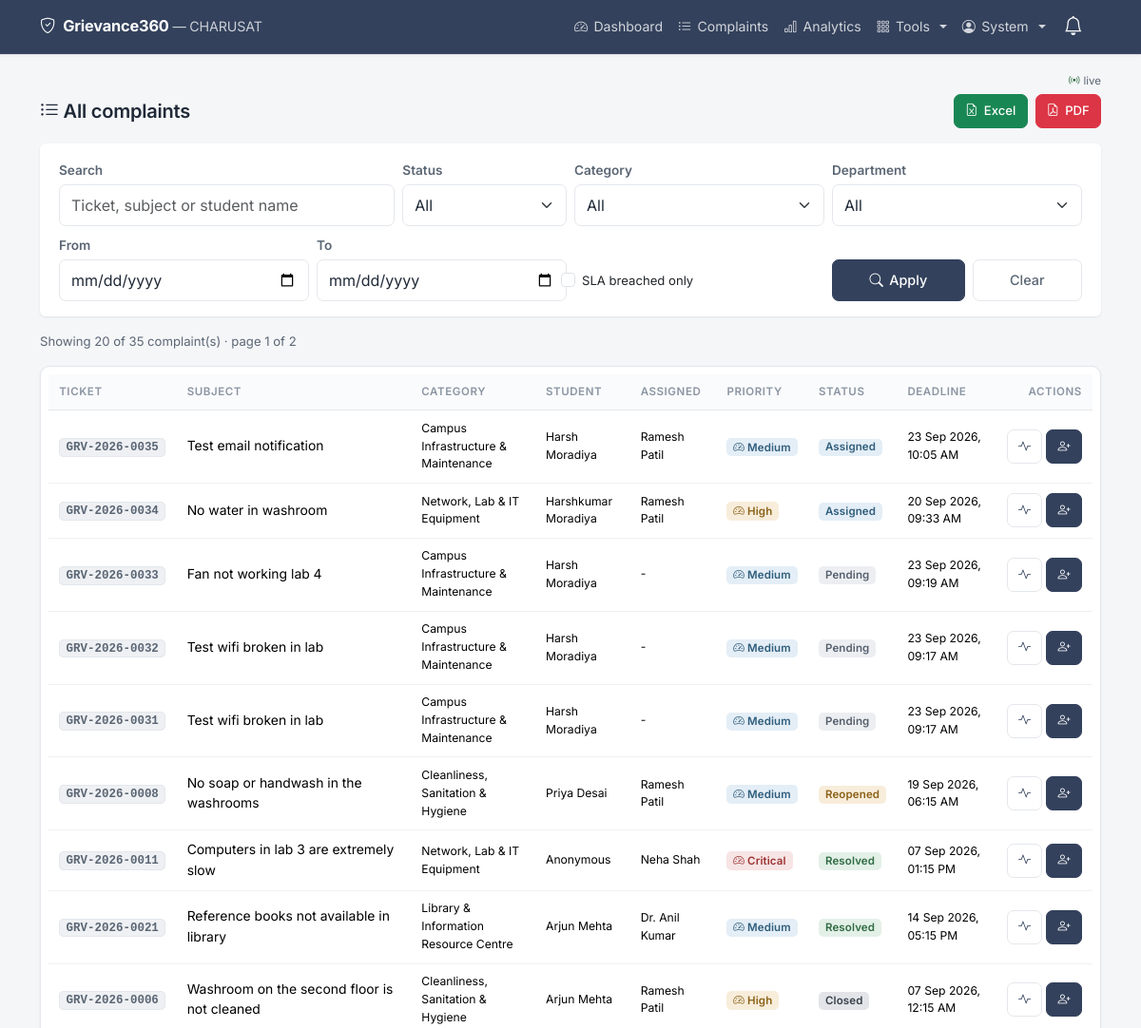
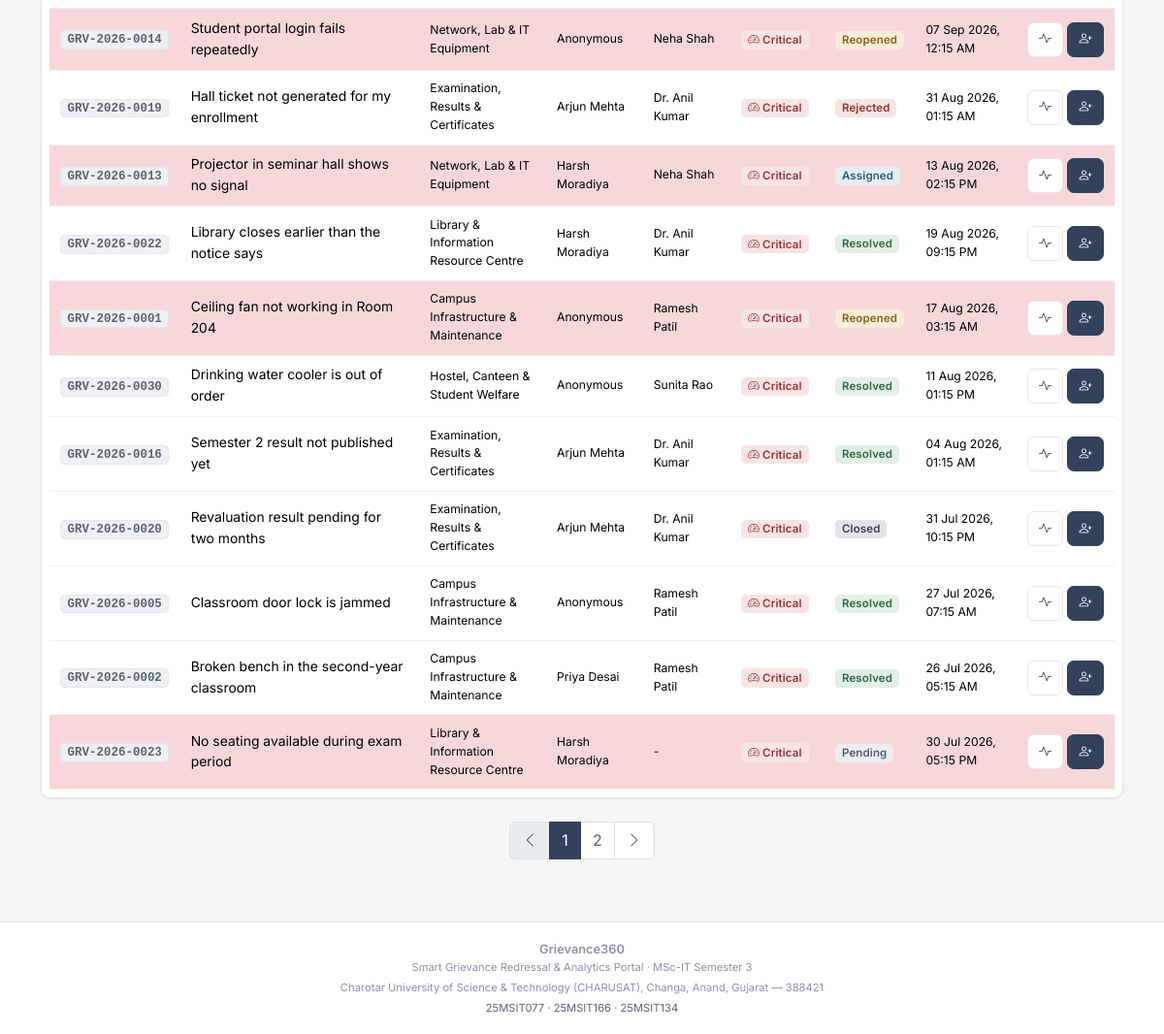
The page /admin/complaints (signed in) on the database its author committed (2 pictures, top to bottom).
### tables this page shows
CREATE TABLE users (
    id             INTEGER PRIMARY KEY AUTOINCREMENT,
    name           TEXT NOT NULL,
    email          TEXT NOT NULL UNIQUE,
    password_hash  TEXT NOT NULL,
    role           TEXT NOT NULL DEFAULT 'student'
                   CHECK (role IN ('student','staff','admin')),
    department_id  INTEGER,
    enrollment_no  TEXT,
    phone          TEXT,
    is_active      INTEGER NOT NULL DEFAULT 1,
    reset_token    TEXT,
    reset_expires  TEXT,
    created_at     TEXT NOT NULL, photo TEXT, program TEXT, student_department TEXT, semester TEXT,
    FOREIGN KEY (department_id) REFERENCES departments(id)
);

CREATE TABLE complaints (
    id             INTEGER PRIMARY KEY AUTOINCREMENT,
    ticket_code    TEXT NOT NULL UNIQUE,
    user_id        INTEGER NOT NULL,
    category_id    INTEGER NOT NULL,
    department_id  INTEGER,
    assigned_to    INTEGER,
    subject        TEXT NOT NULL,
    description    TEXT NOT NULL,
    attachment     TEXT,
    is_anonymous   INTEGER NOT NULL DEFAULT 0,
    status         TEXT NOT NULL DEFAULT 'Pending',
    priority_score INTEGER NOT NULL DEFAULT 0,
    reopen_count   INTEGER NOT NULL DEFAULT 0,
    created_at     TEXT NOT NULL,
    updated_at     TEXT NOT NULL,
    deadline       TEXT NOT NULL,
    resolved_at    TEXT,
    FOREIGN KEY (user_id)       REFERENCES users(id),
    FOREIGN KEY (category_id)   REFERENCES categories(id),
    FOREIGN KEY (department_id) REFERENCES departments(id),
    FOREIGN KEY (assigned_to)   REFERENCES users(id)
);

CREATE TABLE categories (
    id              INTEGER PRIMARY KEY AUTOINCREMENT,
    name            TEXT NOT NULL UNIQUE,
    department_id   INTEGER,
    sla_days        INTEGER NOT NULL DEFAULT 7,
    priority_weight INTEGER NOT NULL DEFAULT 1,
    created_at      TEXT NOT NULL,
    FOREIGN KEY (department_id) REFERENCES departments(id)
);

### app.py (the view)
@app.route("/admin/complaints")
@login_required
@role_required("admin")
def admin_complaints():
    filters = _read_filters()
    where_sql, params = _build_where(filters)
    total = db.query_one(
        "SELECT COUNT(*) AS n FROM complaints c "
        "JOIN categories cat ON cat.id = c.category_id "
        "JOIN users u ON u.id = c.user_id " + where_sql, params)["n"]
    page = max(1, filters["page"])
    pages = max(1, (total + config.PAGE_SIZE - 1) // config.PAGE_SIZE)
    page = min(page, pages)
    offset = (page - 1) * config.PAGE_SIZE
    rows = db.query_all(
        "SELECT c.*, cat.name AS category_name, cat.priority_weight, "
        "       d.name AS department_name, u.name AS student_name, "
        "       s.name AS assigned_name "
        "FROM complaints c "
        "JOIN categories cat      ON cat.id = c.category_id "
        "LEFT JOIN departments d  ON d.id   = c.department_id "
        "JOIN users u             ON u.id   = c.user_id "
        "LEFT JOIN users s        ON s.id   = c.assigned_to "
        + where_sql +
        " ORDER BY c.created_at DESC LIMIT %s OFFSET %s",
        params + [config.PAGE_SIZE, offset],
    )
    for item in rows:
        item["live_score"] = helpers.priority_score(
            item["priority_weight"], item["created_at"], item["reopen_count"])
    return render_template(
        "admin/complaints.html",
        complaints=rows,
        categories=db.query_all("SELECT id, name FROM categories ORDER BY name"),
        departments=db.query_all("SELECT id, name FROM departments ORDER BY name"),
        filters=filters, page=page, pages=pages, total=total,
    )

### templates/admin/complaints.html (shortened to what this page needs)
{% extends "base.html" %}
{% from "partials/_macros.html" import complaint_card, empty_state,
   priority_badge with context %}
{% block content %}
<div class="d-flex flex-wrap justify-content-between align-items-center gap-2 mb-3">
  <h4 class="mb-0"><i class="bi bi-list-ul"></i> All complaints</h4>
  <div class="d-flex gap-2">
    <a class="btn btn-sm btn-success"
       href="{{ url_for('export_excel', **request.args) }}">
      <i class="bi bi-file-earmark-excel"></i> Excel</a>
    <a class="btn btn-sm btn-danger" target="_blank" rel="noopener"
       href="{{ url_for('export_pdf', **request.args) }}">
      <i class="bi bi-file-earmark-pdf"></i> PDF</a>
  </div>
</div>
<div class="accordion mb-3" id="filterAccordion">
  <div class="accordion-item border-0 ge-card">
    <div id="filterBody" class="accordion-collapse collapse d-md-block">
      <div class="accordion-body">
        <form method="GET" class="row g-2">
          <div class="col-12 col-md-4">
            <label for="q" class="form-label small mb-1">Search</label>
            <input type="search" class="form-control" id="q" name="q"
                   value="{{ filters.q }}"
                   placeholder="Ticket, subject or student name">
          </div>
          <div class="col-6 col-md-2">
            <label for="status" class="form-label small mb-1">Status</label>
            <select class="form-select" id="status" name="status">
              <option value="">All</option>
            </select>
          </div>
          <div class="col-6 col-md-3">
            <label for="category_id" class="form-label small mb-1">Category</label>
            <select class="form-select" id="category_id" name="category_id">
              <option value="">All</option>
            </select>
          </div>
          <div class="col-6 col-md-3">
            <label for="department_id" class="form-label small mb-1">Department</label>
            <select class="form-select" id="department_id" name="department_id">
              <option value="">All</option>
            </select>
          </div>
          <div class="col-6 col-md-3">
            <label for="date_from" class="form-label small mb-1">From</label>
            <input type="date" class="form-control" id="date_from"
                   name="date_from" value="{{ filters.date_from }}">
          </div>
          <div class="col-6 col-md-3">
            <label for="date_to" class="form-label small mb-1">To</label>
            <input type="date" class="form-control" id="date_to"
                   name="date_to" value="{{ filters.date_to }}">
          </div>
          <div class="col-12 col-md-3 d-flex align-items-end">
            <div class="form-check p-2">
              <input class="form-check-input" type="checkbox" value="1"
                     id="breached" name="breached"
                     {% if filters.breached == '1' %}checked{% endif %}>
              <label class="form-check-label small" for="breached">
                SLA breached only
              </label>
            </div>
          </div>
          <div class="col-12 col-md-3 d-flex align-items-end gap-2">
            <button type="submit" class="btn btn-primary flex-fill">
              <i class="bi bi-search"></i> Apply</button>
            <a href="{{ url_for('admin_complaints') }}"
               class="btn btn-outline-secondary flex-fill">Clear</a>
          </div>
        </form>
      </div>
    </div>
  </div>
</div>
<p class="small text-muted">
  Showing {{ complaints|length }} of {{ total }} complaint(s)
  &middot; page {{ page }} of {{ pages }}
</p>
{% if complaints %}
  <div class="ge-desktop-table ge-card p-2">
    <div class="table-responsive">
      <table class="table table-hover align-middle mb-0">
        <thead class="table-light">
          <tr>
            <th>Ticket</th>
            <th>Subject</th>
            <th>Category</th>
            <th>Student</th>
            <th>Assigned</th>
            <th>Priority</th>
            <th>Status</th>
            <th>Deadline</th>
            <th class="text-end">Actions</th>
          </tr>
        </thead>
        <tbody>
          {% for item in complaints %}
            <tr class="{{ 'table-danger' if is_breached(item) }}">
              <td><span class="ge-ticket">{{ item.ticket_code }}</span></td>
              <td class="ge-wrap" style="min-width:220px">{{ item.subject }}</td>
              <td class="small ge-wrap">{{ item.category_name }}</td>
              <td class="small ge-wrap">
                {{ 'Anonymous' if item.is_anonymous else item.student_name }}</td>
              <td class="small ge-wrap">{{ item.assigned_name or '-' }}</td>
              <td>{{ priority_badge(item.live_score) }}</td>
              <td><span class="badge bg-{{ status_color(item.status) }}">
                {{ item.status }}</span></td>
              <td class="small">{{ pretty_date(item.deadline) }}</td>
              <td class="text-end text-nowrap">
                <a class="btn btn-sm btn-outline-primary"
                   href="{{ url_for('track_complaint', ticket_code=item.ticket_code) }}"
                   title="Track"><i class="bi bi-activity"></i></a>
                <a class="btn btn-sm btn-primary"
                   href="{{ url_for('assign_complaint', complaint_id=item.id) }}"
                   title="Assign"><i class="bi bi-person-plus"></i></a>
              </td>
            </tr>
          {% endfor %}
        </tbody>
      </table>
    </div>
  </div>
  {% if pages > 1 %}
    {% set base = request.args.to_dict() %}
    <nav class="mt-4" aria-label="Complaint pages">
      <ul class="pagination justify-content-center flex-wrap">
        <li class="page-item {{ 'disabled' if page <= 1 }}">
          {% set _ = base.update({'page': page - 1}) %}
          <a class="page-link" href="{{ url_for('admin_complaints', **base) }}">
            <i class="bi bi-chevron-left"></i></a>
        </li>
        {% for number in range(1, pages + 1) %}
          {% if number == 1 or number == pages
                or (number >= page - 1 and number <= page + 1) %}
            {% set _ = base.update({'page': number}) %}
            <li class="page-item {{ 'active' if number == page }}">
              <a class="page-link"
                 href="{{ url_for('admin_complaints', **base) }}">{{ number }}</a>
            </li>
          {% elif number == page - 2 or number == page + 2 %}
            <li class="page-item disabled"><span class="page-link">&hellip;</span></li>
          {% endif %}
        {% endfor %}
        <li class="page-item {{ 'disabled' if page >= pages }}">
          {% set _ = base.update({'page': page + 1}) %}
          <a class="page-link" href="{{ url_for('admin_complaints', **base) }}">
            <i class="bi bi-chevron-right"></i></a>
        </li>
      </ul>
    </nav>
  {% endif %}
{% else %}
  <div class="ge-card">
    {{ empty_state('bi-search', 'Nothing matches those filters',
                   'Try clearing the search box or widening the date range.') }}
  </div>
{% endif %}
{% endblock %}

### templates/base.html (shortened to what this page needs)
<!DOCTYPE html>
<html lang="en">
<head>
  <link href="https://cdn.jsdelivr.net/npm/bootstrap@5.3.3/dist/css/bootstrap.min.css" rel="stylesheet">
  <link href="https://cdn.jsdelivr.net/npm/bootstrap-icons@1.11.3/font/bootstrap-icons.css" rel="stylesheet">
  <link href="{{ url_for('static', filename='css/style.css') }}" rel="stylesheet">
</head>
<body>
<nav class="navbar navbar-expand-md navbar-dark ge-navbar sticky-top">
  <div class="container">
    <a class="navbar-brand fw-bold d-flex align-items-center gap-2"
       href="{{ url_for('index') }}">
      <i class="bi bi-shield-check"></i>
      <span>
        Grievance360
        <span class="d-none d-md-inline fw-normal small opacity-75">
          &mdash; CHARUSAT
        </span>
      </span>
    </a>
    {% if current_user.is_authenticated %}
    <div class="dropdown order-md-last ms-auto me-2">
      <button class="btn btn-link nav-link position-relative ge-tap"
              type="button" data-bs-toggle="dropdown" aria-expanded="false"
              aria-label="Notifications">
        <i class="bi bi-bell fs-5 text-white"></i>
      </button>
    </div>
    {% endif %}
    <div class="collapse navbar-collapse" id="mainNav">
      <ul class="navbar-nav ms-auto mb-2 mb-md-0 align-items-md-center">
        {% if current_user.is_authenticated %}
          {% if current_user.role == 'student' %}
            <li class="nav-item">
              <a class="nav-link ge-tap" href="{{ url_for('student_dashboard') }}">
                <i class="bi bi-grid"></i> My Complaints</a>
            </li>
            <li class="nav-item">
              <a class="nav-link ge-tap" href="{{ url_for('raise_complaint') }}">
                <i class="bi bi-plus-circle"></i> Raise Complaint</a>
            </li>
            <li class="nav-item">
              <a class="nav-link ge-tap" href="{{ url_for('kb_list') }}">
                <i class="bi bi-book"></i> Help</a>
            </li>
            <li class="nav-item">
              <a class="nav-link ge-tap" href="{{ url_for('announcements') }}">
                <i class="bi bi-megaphone"></i> Notices</a>
            </li>
            <li class="nav-item">
              <a class="nav-link ge-tap" href="{{ url_for('profile') }}">
                <i class="bi bi-person-circle"></i> Profile</a>
            </li>
          {% elif current_user.role == 'admin' %}
            <li class="nav-item">
              <a class="nav-link ge-tap" href="{{ url_for('admin_dashboard') }}">
                <i class="bi bi-speedometer2"></i> Dashboard</a>
            </li>
            <li class="nav-item">
              <a class="nav-link ge-tap" href="{{ url_for('admin_complaints') }}">
                <i class="bi bi-list-ul"></i> Complaints</a>
            </li>
            <li class="nav-item">
              <a class="nav-link ge-tap" href="{{ url_for('admin_analytics') }}">
                <i class="bi bi-bar-chart"></i> Analytics</a>
            </li>
            <li class="nav-item dropdown">
              <a class="nav-link dropdown-toggle ge-tap" href="#" role="button"
                 data-bs-toggle="dropdown">
                <i class="bi bi-grid-3x3-gap"></i> Tools
              </a>
            </li>
          {% endif %}
          <li class="nav-item dropdown">
            <a class="nav-link dropdown-toggle ge-tap" href="#" role="button"
               data-bs-toggle="dropdown">
              <i class="bi bi-person-circle"></i>
              {{ current_user.name.split(' ')[0] }}
            </a>
          </li>
        {% endif %}
      </ul>
    </div>
  </div>
</nav>
<main class="container ge-main">
  {% if current_user.is_authenticated %}
  <div class="d-flex justify-content-end mb-1" style="min-height:18px">
    <span id="liveBar" class="d-inline-flex align-items-center gap-1"
          style="font-size:.72rem;color:var(--ge-muted,#64748b)">
      <i class="bi bi-broadcast text-success"></i>
      <span class="text-muted">live</span>
    </span>
  </div>
  {% endif %}
  {% block content %}{% endblock %}
</main>
<footer class="ge-footer no-print">
  <div class="container text-center">
    <div class="fw-semibold">Grievance360</div>
    <div class="small">
      Smart Grievance Redressal &amp; Analytics Portal &middot; MSc-IT Semester 3
    </div>
    <div class="small mt-1">
      Charotar University of Science &amp; Technology (CHARUSAT),
      Changa, Anand, Gujarat &mdash; 388421
    </div>
    <div class="small mt-1 text-muted">
      25MSIT077 &middot; 25MSIT166 &middot; 25MSIT134
    </div>
  </div>
</footer>
</body>
</html>

### templates/partials/_macros.html (shortened to what this page needs)
{% macro priority_badge(score) -%}
  {% set label, colour = priority_label(score) %}
  <span class="badge bg-{{ colour }}" title="Priority score: {{ score }}">
    <i class="bi bi-speedometer2"></i> {{ label }}
  </span>
{%- endmacro %}

### rows shown on the page
users: name "System"
complaints: ticket_code "GRV-2026-0035", subject "Test email notification", category_name "Campus Infrastructure & Maintenance", is_anonymous.name "Harsh Moradiya", name "Ramesh Patil", label "Medium", status "Assigned", deadline "23 Sep 2026, 10:05 AM"
complaints: ticket_code "GRV-2026-0034", subject "No water in washroom", category_name "Network, Lab & IT Equipment", is_anonymous.name "Harshkumar Moradiya", name "Ramesh Patil", label "High", status "Assigned", deadline "20 Sep 2026, 09:33 AM"
complaints: ticket_code "GRV-2026-0033", subject "Fan not working lab 4", category_name "Campus Infrastructure & Maintenance", is_anonymous.name "Harsh Moradiya", assigned_name "-", label "Medium", status "Pending", deadline "23 Sep 2026, 09:19 AM"
complaints: ticket_code "GRV-2026-0032", subject "Test wifi broken in lab", category_name "Campus Infrastructure & Maintenance", is_anonymous.name "Harsh Moradiya", assigned_name "-", label "Medium", status "Pending", deadline "23 Sep 2026, 09:17 AM"
complaints: ticket_code "GRV-2026-0031", subject "Test wifi broken in lab", category_name "Campus Infrastructure & Maintenance", is_anonymous.name "Harsh Moradiya", assigned_name "-", label "Medium", status "Pending", deadline "23 Sep 2026, 09:17 AM"
complaints: ticket_code "GRV-2026-0008", subject "No soap or handwash in the washrooms", category_name "Cleanliness, Sanitation & Hygiene", is_anonymous.name "Priya Desai", name "Ramesh Patil", label "Medium", status "Reopened", deadline "19 Sep 2026, 06:15 AM"
complaints: ticket_code "GRV-2026-0011", subject "Computers in lab 3 are extremely slow", category_name "Network, Lab & IT Equipment", is_anonymous "Anonymous", name "Neha Shah", label "Critical", status "Resolved", deadline "07 Sep 2026, 01:15 PM"
complaints: ticket_code "GRV-2026-0021", subject "Reference books not available in library", category_name "Library & Information Resource Centre", is_anonymous.name "Arjun Mehta", name "Dr. Anil Kumar", label "Medium", status "Resolved", deadline "14 Sep 2026, 05:15 PM"
complaints: ticket_code "GRV-2026-0006", subject "Washroom on the second floor is not cleaned", category_name "Cleanliness, Sanitation & Hygiene", is_anonymous.name "Arjun Mehta", name "Ramesh Patil", label "High", status "Closed", deadline "07 Sep 2026, 12:15 AM"
complaints: ticket_code "GRV-2026-0014", subject "Student portal login fails repeatedly", category_name "Network, Lab & IT Equipment", is_anonymous "Anonymous", name "Neha Shah", label "Critical", status "Reopened", deadline "07 Sep 2026, 12:15 AM"
complaints: ticket_code "GRV-2026-0019", subject "Hall ticket not generated for my enrollment", category_name "Examination, Results & Certificates", is_anonymous.name "Arjun Mehta", name "Dr. Anil Kumar", label "Critical", status "Rejected", deadline "31 Aug 2026, 01:15 AM"
complaints: ticket_code "GRV-2026-0013", subject "Projector in seminar hall shows no signal", category_name "Network, Lab & IT Equipment", is_anonymous.name "Harsh Moradiya", name "Neha Shah", label "Critical", status "Assigned", deadline "13 Aug 2026, 02:15 PM"
complaints: ticket_code "GRV-2026-0022", subject "Library closes earlier than the notice says", category_name "Library & Information Resource Centre", is_anonymous.name "Harsh Moradiya", name "Dr. Anil Kumar", label "Critical", status "Resolved", deadline "19 Aug 2026, 09:15 PM"
complaints: ticket_code "GRV-2026-0001", subject "Ceiling fan not working in Room 204", category_name "Campus Infrastructure & Maintenance", is_anonymous "Anonymous", name "Ramesh Patil", label "Critical", status "Reopened", deadline "17 Aug 2026, 03:15 AM"
complaints: ticket_code "GRV-2026-0030", subject "Drinking water cooler is out of order", category_name "Hostel, Canteen & Student Welfare", is_anonymous "Anonymous", name "Sunita Rao", label "Critical", status "Resolved", deadline "11 Aug 2026, 01:15 PM"
complaints: ticket_code "GRV-2026-0016", subject "Semester 2 result not published yet", category_name "Examination, Results & Certificates", is_anonymous.name "Arjun Mehta", name "Dr. Anil Kumar", label "Critical", status "Resolved", deadline "04 Aug 2026, 01:15 AM"
complaints: ticket_code "GRV-2026-0020", subject "Revaluation result pending for two months", category_name "Examination, Results & Certificates", is_anonymous.name "Arjun Mehta", name "Dr. Anil Kumar", label "Critical", status "Closed", deadline "31 Jul 2026, 10:15 PM"
complaints: ticket_code "GRV-2026-0005", subject "Classroom door lock is jammed", category_name "Campus Infrastructure & Maintenance", is_anonymous "Anonymous", name "Ramesh Patil", label "Critical", status "Resolved", deadline "27 Jul 2026, 07:15 AM"
complaints: ticket_code "GRV-2026-0002", subject "Broken bench in the second-year classroom", category_name "Campus Infrastructure & Maintenance", is_anonymous.name "Priya Desai", name "Ramesh Patil", label "Critical", status "Resolved", deadline "26 Jul 2026, 05:15 AM"
complaints: ticket_code "GRV-2026-0023", subject "No seating available during exam period", category_name "Library & Information Resource Centre", is_anonymous.name "Harsh Moradiya", assigned_name "-", label "Critical", status "Pending", deadline "30 Jul 2026, 05:15 PM"

### other values the page prints
{{ complaints|length }} "20"
{{ total }} "35"
{{ page }} "1"
{{ pages }} "2"
{{ number }} "1" "2"
